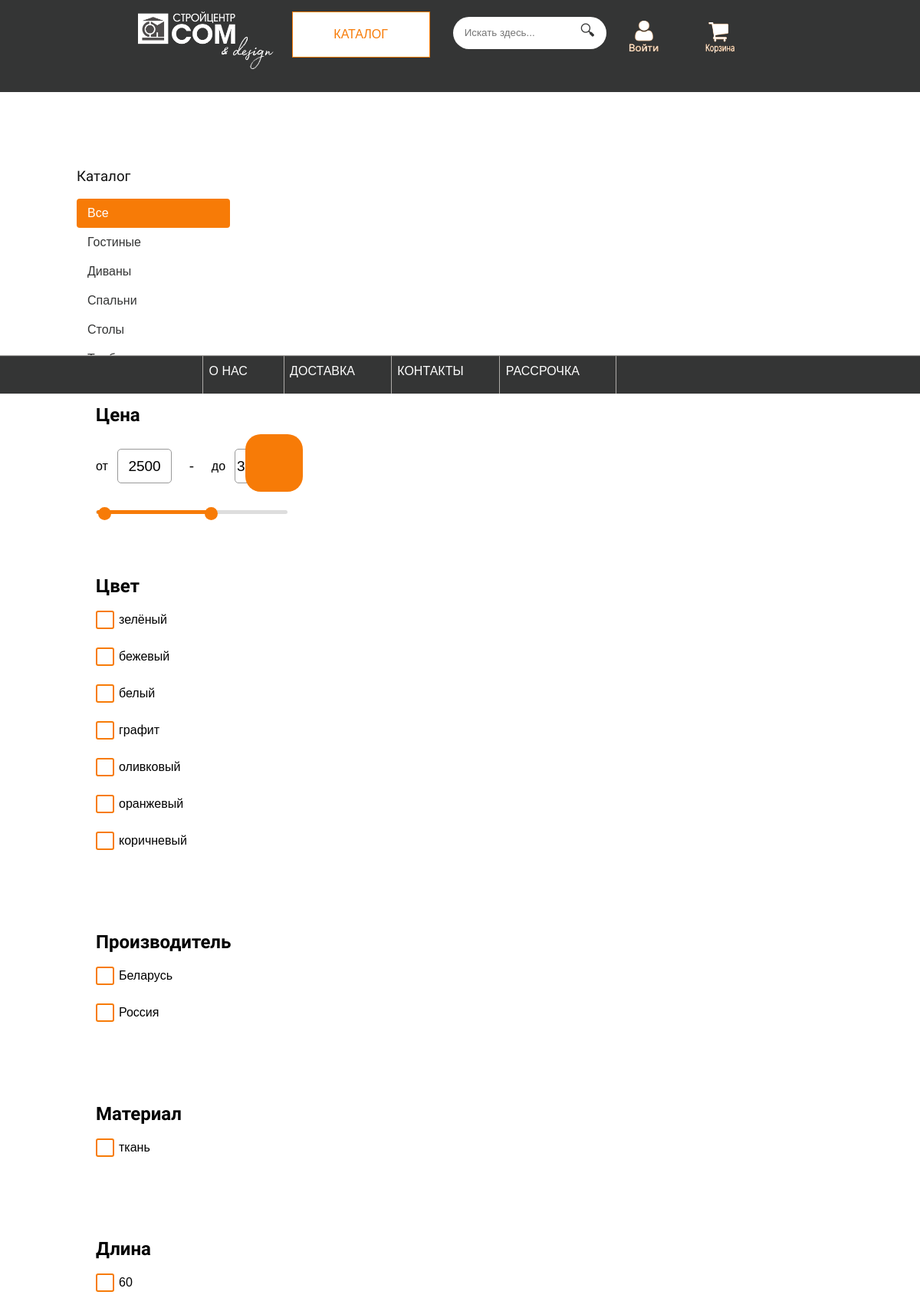
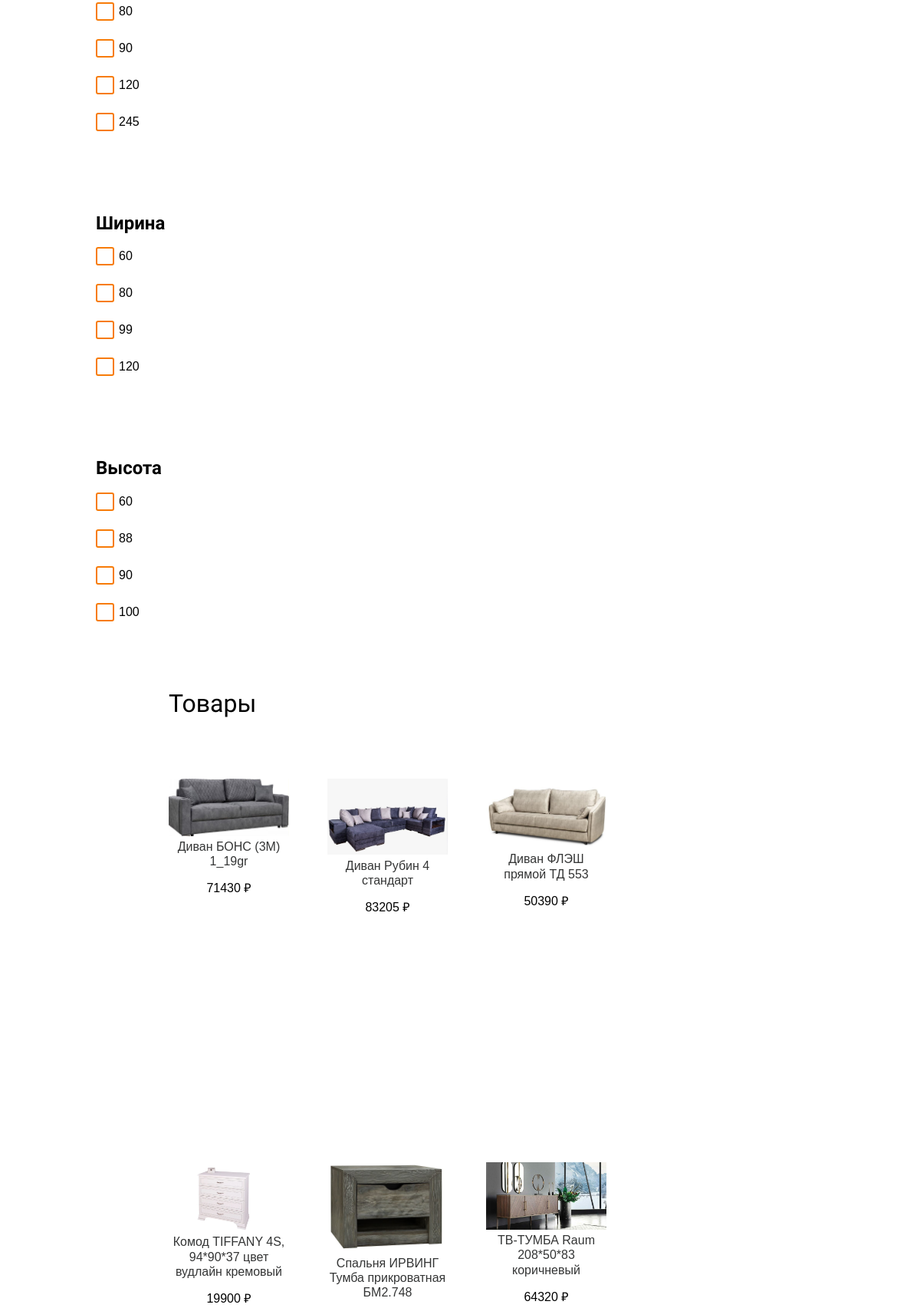
The page / (upper part) on the database its author committed (2 pictures, top to bottom).
### shop/models.py (models this page shows, shortened)
class Category(models.Model):
    name = models.CharField(max_length=200)
    slug = models.SlugField(max_length=200,
                            unique=True)
    class Meta:
        ordering = ['name']
        indexes = [
            models.Index(fields=['name']),
        ]
        verbose_name = 'category'
        verbose_name_plural = 'categories'
    def get_absolute_url(self):
        return reverse('shop:product_list_by_category',
                       args=[self.slug])

class Product(models.Model):
    category = models.ForeignKey('Category',
                                 related_name='products',
                                 on_delete=models.CASCADE)
    name = models.CharField(max_length=200)
    slug = models.CharField(max_length=200)
    image = models.ImageField(upload_to='products/%Y/%m/%d',
                              blank=True)
    description = models.TextField(blank=True)
    price = models.IntegerField()
    available = models.BooleanField(default=True)
    created = models.DateTimeField(auto_now_add=True)
    updated = models.DateTimeField(auto_now=True)
    class Meta:
        ordering = ['name']
        indexes = [
            models.Index(fields=['id', 'slug']),
            models.Index(fields=['name']),
            models.Index(fields=['-created']),
        ]
    def get_absolute_url(self):
        return reverse('shop:product_detail',
                       args=[self.id, self.slug])

### shop/views.py (the view, shortened to what this page needs)
# urls.py: path('', views.product_list,
def product_list(request, category_slug=None):
    category = None
    categories = Category.objects.all()
    products = Product.objects.all()
    if category_slug == 'about':
        return render(request,
                      'shop/navigation/about.html')
    elif category_slug == 'contacts':
        return render(request,
                      'shop/navigation/contacts.html')
    elif category_slug == 'delivery':
        return render(request,
                      'shop/navigation/delivery.html')
    elif category_slug == 'installment':
        return render(request,
                      'shop/navigation/installment.html')
    elif category_slug:
        category = get_object_or_404(Category, slug=category_slug)
        products = products.filter(category=category)
    min_price = request.GET.get('min_price')
    max_price = request.GET.get('max_price')
    if min_price and max_price:
        products = products.filter(price__gte=min_price, price__lte=max_price)
    colors = request.GET.getlist('color[]')
    products_colors = []
    if colors:
        for i in products:
            for j in colors:
                if j.lower() in i.description.lower():
                    products_colors.append(i.name)
        products = products.filter(name__in=products_colors)
    manufacturers = request.GET.getlist('manufacturer[]')
    products_manufacturers = []
    if manufacturers:
        for i in products:
            for j in manufacturers:
                if j in i.description:
                    products_manufacturers.append(i.name)
        products = products.filter(name__in=products_manufacturers)
    materials = request.GET.getlist('material[]')
    products_materials = []
    if materials:
        for i in products:
            for j in materials:
                if j in i.description:
                    products_materials.append(i.name)
        products = products.filter(name__in=products_materials)
    lengths = request.GET.getlist('length[]')
    products_lengths = []
    if lengths:
        for i in products:
            for j in lengths:
                if "Длина (см): " + j in i.description:
                    products_lengths.append(i.name)
        products = products.filter(name__in=products_lengths)
    widths = request.GET.getlist('width[]')
    products_widths = []
    if widths:
        for i in products:
            for j in widths:
                if "Ширина (см): " + j in i.description:
                    products_widths.append(i.name)
        products = products.filter(name__in=products_widths)
    heights = request.GET.getlist('height[]')
    products_heights = []
    if heights:
        for i in products:
            for j in heights:
                if "Высота (см): " + j in i.description:
                    products_heights.append(i.name)
        products = products.filter(name__in=products_heights)
    search = request.GET.get('search_field')
    if search:
        products = products.filter(name__iregex=search)
    messages = []
    message = []
    context = {
        'category': category,
        'categories': categories,
        'filter': products,
        'colors': colors_list,
        'manufacturers': manufacturers_list,
        'materials': materials_list,
        'lengths': lengths_list,
        'widths': widths_list,
        'heights': heights_list,
        'messages': messages,
        'message': message,
    }
    if request.headers.get('x-requested-with') == 'XMLHttpRequest':
        return render(request, 'shop/product/list_partial.html', context)
    return render(request, 'shop/product/list.html', context)

### cart/cart.py (called while the page is built)
    def __len__(self):
        return sum(item['quantity'] for item in self.cart.values())

### cart/context_processors.py (called while the page is built)
def cart(request):
    cart = CartClass(request)
    end = ''
    if len(cart) > 1:
        if len(cart) < 5:
            end = 'а'
        else:
            end = 'ов'
    return {'cart': CartClass(request), 'end': end}

### shop/templates/shop/product/list.html (shortened to what this page needs)
{% extends 'shop/base.html' %}
{% load static %}
{% block content %}
<div id="sidebar-custom" style="z-index: 2;" xmlns="http://www.w3.org/1999/html">
        <h3 style="color: #111111;">Каталог</h3>
        <ul>
            <li {% if not category %}class="selected"{% endif %}>
                <a href="{% url 'shop:product_list' %}">Все</a>
            </li>
            {% for c in categories %}
                <li {% if category.slug == c.slug %}class="selected"{% endif %}>
                    <a href="{{ c.get_absolute_url }}">{{ c.name }}</a>
                </li>
            {% endfor %}
        </ul>
        <div class="wrapper">
            <header>
                <h2>Цена</h2>
            </header>
            <div class="price-input">
                <div class="field">
                    <span>от</span>
                    <input type="number" class="input-min" value="2500">
                </div>
                <div class="separator">-</div>
                <div class="field">
                    <span>до</span>
                </div>
            </div>
            <div class="slider">
                <div class="progress"></div>
            </div>
        </div>
        <div class="wrapper">
            <header>
                <h2>Цвет</h2>
            </header>
                <div class="filter-options">
                    {% for color in colors %}
                        <label for="color{{ forloop.counter }}">{{ color }}</label><br>
                    {% endfor %}
                </div>
        </div>
        <div class="wrapper">
            <header>
                <h2>Производитель</h2>
            </header>
                <div class="filter-options">
                    {% for manufacturer in manufacturers %}
                        <label for="manufacturer{{ forloop.counter }}">{{ manufacturer }}</label><br>
                    {% endfor %}
                </div>
        </div>
        <div class="wrapper">
            <header>
                <h2>Материал</h2>
            </header>
                <div class="filter-options">
                    {% for material in materials %}
                        <label for="material{{ forloop.counter }}">{{ material }}</label><br>
                    {% endfor %}
                </div>
        </div>
        <div class="wrapper">
            <header>
                <h2>Длина</h2>
            </header>
                <div class="filter-options">
                    {% for length in lengths %}
                        <label for="length{{ forloop.counter }}">{{ length }}</label><br>
                    {% endfor %}
                </div>
        </div>
        <div class="wrapper">
            <header>
                <h2>Ширина</h2>
            </header>
                <div class="filter-options">
                    {% for width in widths %}
                        <label for="width{{ forloop.counter }}">{{ width }}</label><br>
                    {% endfor %}
                </div>
        </div>
        <div class="wrapper">
            <header>
                <h2>Высота</h2>
            </header>
                <div class="filter-options">
                    {% for height in heights %}
                        <label for="height{{ forloop.counter }}">{{ height }}</label><br>
                    {% endfor %}
                </div>
        </div>
    </div>
    <div id="main" class="product-list">
        <h1 style="margin-bottom: 10%; width: 100%;">{% if category %}{{ category.name }}{% else %}Товары{% endif %}</h1>
        <div id="product-container">
            {% include 'shop/product/list_partial.html' %}
        </div>
    </div>
    <button id="open-modal-btn" class="open-modal-btn"></button>
{% endblock %}

### shop/templates/shop/product/list_partial.html (shortened to what this page needs)
{% load static %}
{% for product in filter %}
    <div class="item product-card" style="padding-bottom: 0;">
        <a href="{{ product.get_absolute_url }}">
            <img src="{% if product.image %}{{ product.image.url }}{% else %}{% static 'img/no_image.png' %}{% endif %}" style="max-width: 100%; max-height: 200px; width: auto; !important">
        </a>
        <div class="product-info" style="text-align: center; position: relative; height: 100px; ">
            <a class="product-name" href="{{ product.get_absolute_url }}">{{ product.name }}</a>
            <p class="product-price">{{ product.price }} ₽</p>
        </div>
    </div>
{% endfor %}

### shop/static/css/base.css (style rules this page uses)
body { margin:0; padding:0; font-family:helvetica, sans-serif; }
h1, h2, h3, h4, h5 , h6 { font-family: 'Ubuntu', sans-serif; font-weight:normal; }
a { text-decoration:none; color:#5993bb; }
#main { float:left; width: 96%; margin-right:-220px; overflow:hidden; }
.product-list { width: 90%; height: 100%; margin-left: 50px; }
.product-list .item { width: 30%; padding:10px 20px 10px 0; padding-right: 50px; float:left; text-align:center; line-height:1.2; height: 500px; align-items: flex-start; }
.product-list .item img { width:100%; height: auto; max-width: 100%; max-height: 100%; margin: 0; }
* { box-sizing: border-box; }
#sidebar-custom { width:220px; padding:30px 20px 0 0; float:left; }
#sidebar-custom ul { margin:0; padding:0; }
#sidebar-custom ul li { margin:0; list-style:none; padding:10px 14px; }
#sidebar-custom ul li a { display:block; }
#sidebar-custom ul li.selected { background:#F77B07; border-radius:4px; }
#sidebar-custom ul li.selected a { color:#fff; }
a { text-decoration:none; color:#343535; }
.product-list { padding-right: 200px; flex-wrap: wrap; overflow: scroll; padding-left: 70px; width: 100%; height: 100%; display: flex; }
@media only screen and (max-width: 1600px) { .product-list { flex-direction: column; overflow-x: hidden; overflow-y: auto; } }
.wrapper { background-color: #fff; width: 300px; border-radius: 10px; padding: 20px 25px 40px; }
header h2 { font-size: 24px; font-weight: 600; }
.price-input { width: 100%; display: flex; margin: 30px 0 35px; }
.price-input .field { height: 45px; display: flex; width: 100%; align-items: center; }
.field input { width: 100%; height: 100%; outline: none; text-align: center; font-size: 19px; margin-left: 12px; border-radius: 5px; border: 1px solid #999; -moz-appearance: textfield; }
.price-input .separator { width: 130px; display: flex; font-size: 19px; align-items: center; justify-content: center; }
.slider { height: 5px; border-radius: 5px; background-color: #ddd; position: relative; }
.slider .progress { height: 5px; position: absolute; left: 0; right: 0; border-radius: 5px; background: #F77B07; }
.filter-checkbox + label { position: relative; padding-left: 30px; cursor: pointer; display: inline-block; line-height: 20px; user-select: none; margin-bottom: 10px; }
.filter-options label { display: block; margin-bottom: 10px; }
.filter-checkbox + label::before { content: ''; position: absolute; left: 0; top: 50%; transform: translateY(-50%); width: 20px; height: 20px; border: 2px solid #CB22ED; border-radius: 3px; background-color: #fff; transition: background-color 0.2s, border-color 0.2s; }
.filter-checkbox + label::after { content: '✓'; position: absolute; left: 3px; top: 50%; transform: translateY(-50%); font-size: 18px; color: #CB22ED; transition: opacity 0.2s, transform 0.2s; opacity: 0; transform: scale(0) rotate(45deg); }
.filter-checkbox + label::before { content: ''; position: absolute; left: 0; top: 50%; transform: translateY(-50%); width: 20px; height: 20px; border: 2px solid #F77B07; border-radius: 3px; background-color: #fff; transition: background-color 0.2s, border-color 0.2s; text-align: center; }
.filter-checkbox + label::after { content: '✓'; position: absolute; left: 5px; top: 2%; transform: translateY(-50%); font-size: 18px; color: #F77B07; transition: opacity 0.2s, transform 0.2s; opacity: 0; }
.product-card { position: relative; overflow: hidden; background-color: #fff; transition: background-color 0.3s ease-in-out; }
ul { list-style-type: none; }
.open-modal-btn { background: #F77B07; width: 75px; height:75px; margin-top: 33%; position: fixed; border-radius: 20px; border: none; }

### rows shown on the page
Category: name "Гостиные"
Category: name "Диваны"
Category: name "Спальни"
Category: name "Столы"
Product: image (picture), name "Диван БОНС (3М) 1_19gr", price "71430"
Product: image (picture), name "Диван Рубин 4 стандарт", price "83205"
Product: image (picture), name "Диван ФЛЭШ прямой ТД 553", price "50390"
Product: image (picture), name "Комод TIFFANY 4S, 94*90*37 цвет вудлайн кремовый", price "19900"
Product: image (picture), name "Спальня ИРВИНГ Тумба прикроватная БМ2.748"
Product: image (picture), name "ТВ-ТУМБА Raum 208*50*83 коричневый", price "64320"

### other values the page prints
{{ color }} "зелёный" "бежевый" "белый" "графит" "оливковый" "оранжевый" "коричневый"
{{ manufacturer }} "Беларусь" "Россия"
{{ material }} "ткань"
{{ length }} "60" "80" "90" "120" "245"
{{ width }} "60" "80" "99" "120"
{{ height }} "60" "88" "90" "100"
